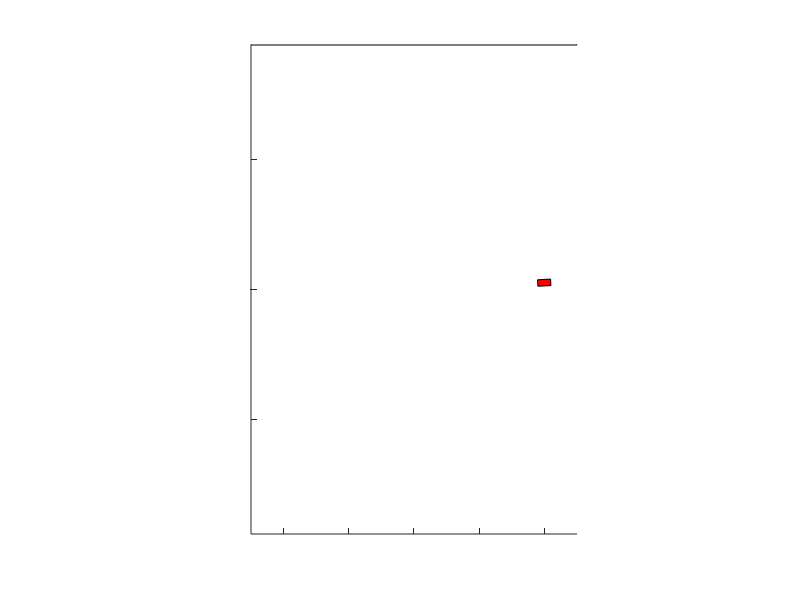

MATLAB code to generate this figure: (Note: this script raises an error after producing the figure.)
%%%%%%%%%%%%%%%%%%%%%%%%%%%%%%%%%%%%%%%%%%%%%%%%%%%%%%%%%%%%%%%%%%%%%%%%%%%%%%%%%%%%%%%%%%%%%%%%%%%%%%%%%%%%%%%%%%%%%%%
%%%%%%%%%%%%%%%%%%%%%%%%%%%%%%%%%%%%%%%%%%%%%%%%%%%%%%%%%%%%%%%%%%%%%%%%%%%%%%%%%%%%%%%%%%%%%%%%%%%%%%%%%%%%%%%%%%%%%%%
%%% Copyright (C) 2015 FRC Team 1736 
%%%
%%% File: plant_main.m
%%%
%%% Description: Main entry point for the plant model for RoboSim
%%% 
%%% Inputs: Serial packets from Arduino on RoboSim
%%%         Configuration of plant model.
%%%
%%% Outputs: Serial packets to Arduino
%%%          GUI animation of robot state
%%%          log files  
%%%
%%%  Change Log:
%%%
%%%     7/16/2015 - Chris Gerth
%%%       -Created
%%%        
%%%%%%%%%%%%%%%%%%%%%%%%%%%%%%%%%%%%%%%%%%%%%%%%%%%%%%%%%%%%%%%%%%%%%%%%%%%%%%%%%%%%%%%%%%%%%%%%%%%%%%%%%%%%%%%%%%%%%%%
%%%%%%%%%%%%%%%%%%%%%%%%%%%%%%%%%%%%%%%%%%%%%%%%%%%%%%%%%%%%%%%%%%%%%%%%%%%%%%%%%%%%%%%%%%%%%%%%%%%%%%%%%%%%%%%%%%%%%%%

%declare globals
global motor_voltages
global digital_inputs
global digital_outputs
global analog_outputs
global encoder_outputs

%Arduino->Plant Packet Definition:
% byte (0 rxed first, n rxed last)
% 0 - start of packet marker - always '~'
% 1 - bit-packed digital inputs
% 2 - motor 1 voltage - signed int8, 0.09375 V/bit
% 3 - motor 2 voltage - signed int8, 0.09375 V/bit
% 4 - motor 3 voltage - signed int8, 0.09375 V/bit
% 5 - motor 4 voltage - signed int8, 0.09375 V/bit
% 6 - motor 5 voltage - signed int8, 0.09375 V/bit
% 7 - motor 6 voltage - signed int8, 0.09375 V/bit

%Plant->Arduino Packet Definition:
% byte (0 txed first, n rxed last)
% 0 - start of packet marker - always '~'
% 1 - bit-packed digital outputs
% 2 - analog output 1 - 0.019607 volts/bit (0-5V range)
% 3 - analog output 2 - 0.019607 volts/bit (0-5V range)
% 4 - Quad Encoder 1 output MSB (1ms/bit)
% 5 - Quad Encoder 1 output LSB
% 6 - Quad Encoder 2 output MSB (1ms/bit)
% 7 - Quad Encoder 2 output LSB
% 8 - Quad Encoder 3 output MSB (1ms/bit)
% 9 - Quad Encoder 3 output LSB
% 10 - Quad Encoder 4 output MSB (1ms/bit)
% 11 - Quad Encoder 4 output LSB
%Note - quad encoder outpus are in ms per full period of quadrature output.
%Values are signed, where positive times yeild foreward motion, and negative
%times yeild backward motion. Any specified period longer than 30 seconds
%(ie, value > 30,000 or < -30,000) will mean "Stopped"


%clear out the existing figure
clf;

%Physical size constants
field_width = 50; %ft
field_height = 75; %ft
robot_width = 2; %ft
robot_height = 1; %ft


%Robot coordinates
robot_x_pos = 0; %ft
robot_y_pos = 0; %ft
robot_rotation = 0; %radians wrt. +y axis. 0 radians means robot is pointed straight up. 90 is pointed to the left


%set up figure axis and draw field
axis([-field_width/2 field_width/2 -field_height/2 field_height/2], "equal", "nolabel", "manual", "tic", "on");
rectangle("Position", [-field_width/2 field_height/2 field_width field_height]);


%test loop for drawing
for i = 1:1:300
  robot_rotation = robot_rotation + 2*pi/120;
  robot_x_pos = cos(robot_rotation)*20;
  robot_y_pos = sin(robot_rotation)*20;
  robot_TL_vertex = [robot_x_pos, robot_y_pos] + [-robot_width/2 * cos(robot_rotation) +  -robot_height/2 * sin(robot_rotation),   robot_height/2 * cos(robot_rotation) + -robot_width/2 * sin(robot_rotation)];
  robot_TR_vertex = [robot_x_pos, robot_y_pos] + [ robot_width/2 * cos(robot_rotation) +  -robot_height/2 * sin(robot_rotation),   robot_height/2 * cos(robot_rotation) +  robot_width/2 * sin(robot_rotation)];;
  robot_BR_vertex = [robot_x_pos, robot_y_pos] + [ robot_width/2 * cos(robot_rotation) +   robot_height/2 * sin(robot_rotation),  -robot_height/2 * cos(robot_rotation) +  robot_width/2 * sin(robot_rotation)];;
  robot_BL_vertex = [robot_x_pos, robot_y_pos] + [-robot_width/2 * cos(robot_rotation) +   robot_height/2 * sin(robot_rotation),  -robot_height/2 * cos(robot_rotation) + -robot_width/2 * sin(robot_rotation)];;

  h = patch( [ robot_TL_vertex(1) robot_TR_vertex(1) robot_BR_vertex(1) robot_BL_vertex(1) ],[ robot_TL_vertex(2) robot_TR_vertex(2) robot_BR_vertex(2) robot_BL_vertex(2) ], 'r');
  drawnow("expose");
  usleep(10000)
  delete(h)
end